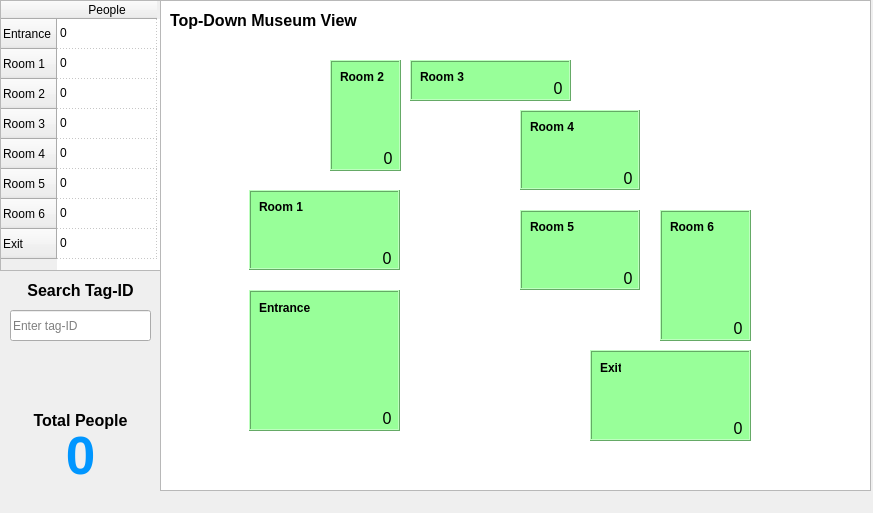
<?xml version="1.0" encoding="UTF-8"?>
<ui version="4.0">
 <class>MainWindow</class>
 <widget class="QMainWindow" name="MainWindow">
  <property name="geometry">
   <rect>
    <x>0</x>
    <y>0</y>
    <width>873</width>
    <height>513</height>
   </rect>
  </property>
  <property name="windowTitle">
   <string>MainWindow</string>
  </property>
  <widget class="QWidget" name="centralwidget">
   <widget class="QTableWidget" name="tableWidget">
    <property name="geometry">
     <rect>
      <x>0</x>
      <y>0</y>
      <width>161</width>
      <height>271</height>
     </rect>
    </property>
    <property name="font">
     <font>
      <weight>50</weight>
      <bold>false</bold>
     </font>
    </property>
    <property name="layoutDirection">
     <enum>Qt::LeftToRight</enum>
    </property>
    <property name="editTriggers">
     <set>QAbstractItemView::NoEditTriggers</set>
    </property>
    <property name="showGrid">
     <bool>true</bool>
    </property>
    <property name="gridStyle">
     <enum>Qt::DotLine</enum>
    </property>
    <attribute name="horizontalHeaderCascadingSectionResizes">
     <bool>false</bool>
    </attribute>
    <row>
     <property name="text">
      <string>Entrance</string>
     </property>
    </row>
    <row>
     <property name="text">
      <string>Room 1</string>
     </property>
    </row>
    <row>
     <property name="text">
      <string>Room 2</string>
     </property>
    </row>
    <row>
     <property name="text">
      <string>Room 3</string>
     </property>
    </row>
    <row>
     <property name="text">
      <string>Room 4</string>
     </property>
    </row>
    <row>
     <property name="text">
      <string>Room 5</string>
     </property>
    </row>
    <row>
     <property name="text">
      <string>Room 6</string>
     </property>
    </row>
    <row>
     <property name="text">
      <string>Exit</string>
     </property>
    </row>
    <column>
     <property name="text">
      <string>People</string>
     </property>
    </column>
    <item row="0" column="0">
     <property name="text">
      <string>0</string>
     </property>
    </item>
    <item row="1" column="0">
     <property name="text">
      <string>0</string>
     </property>
    </item>
    <item row="2" column="0">
     <property name="text">
      <string>0</string>
     </property>
    </item>
    <item row="3" column="0">
     <property name="text">
      <string>0</string>
     </property>
    </item>
    <item row="4" column="0">
     <property name="text">
      <string>0</string>
     </property>
    </item>
    <item row="5" column="0">
     <property name="text">
      <string>0</string>
     </property>
    </item>
    <item row="6" column="0">
     <property name="text">
      <string>0</string>
     </property>
    </item>
    <item row="7" column="0">
     <property name="text">
      <string>0</string>
     </property>
    </item>
   </widget>
   <widget class="QGraphicsView" name="graphicsView">
    <property name="geometry">
     <rect>
      <x>160</x>
      <y>0</y>
      <width>711</width>
      <height>491</height>
     </rect>
    </property>
   </widget>
   <widget class="QFrame" name="frame3">
    <property name="geometry">
     <rect>
      <x>410</x>
      <y>60</y>
      <width>161</width>
      <height>41</height>
     </rect>
    </property>
    <property name="styleSheet">
     <string notr="true">background-color: rgb(152, 255, 153);</string>
    </property>
    <property name="frameShape">
     <enum>QFrame::Box</enum>
    </property>
    <property name="frameShadow">
     <enum>QFrame::Raised</enum>
    </property>
    <widget class="QLabel" name="label_5">
     <property name="geometry">
      <rect>
       <x>10</x>
       <y>10</y>
       <width>47</width>
       <height>13</height>
      </rect>
     </property>
     <property name="font">
      <font>
       <weight>75</weight>
       <bold>true</bold>
      </font>
     </property>
     <property name="text">
      <string>Room 3</string>
     </property>
    </widget>
    <widget class="QLabel" name="count_3">
     <property name="geometry">
      <rect>
       <x>140</x>
       <y>20</y>
       <width>16</width>
       <height>16</height>
      </rect>
     </property>
     <property name="font">
      <font>
       <pointsize>12</pointsize>
      </font>
     </property>
     <property name="styleSheet">
      <string notr="true"/>
     </property>
     <property name="text">
      <string>0</string>
     </property>
     <property name="alignment">
      <set>Qt::AlignCenter</set>
     </property>
    </widget>
   </widget>
   <widget class="QFrame" name="frame6">
    <property name="geometry">
     <rect>
      <x>660</x>
      <y>210</y>
      <width>91</width>
      <height>131</height>
     </rect>
    </property>
    <property name="styleSheet">
     <string notr="true">background-color: rgb(152, 255, 153);</string>
    </property>
    <property name="frameShape">
     <enum>QFrame::Box</enum>
    </property>
    <property name="frameShadow">
     <enum>QFrame::Raised</enum>
    </property>
    <widget class="QLabel" name="label_8">
     <property name="geometry">
      <rect>
       <x>10</x>
       <y>10</y>
       <width>47</width>
       <height>13</height>
      </rect>
     </property>
     <property name="font">
      <font>
       <weight>75</weight>
       <bold>true</bold>
      </font>
     </property>
     <property name="text">
      <string>Room 6</string>
     </property>
    </widget>
    <widget class="QLabel" name="count_6">
     <property name="geometry">
      <rect>
       <x>70</x>
       <y>110</y>
       <width>16</width>
       <height>16</height>
      </rect>
     </property>
     <property name="font">
      <font>
       <pointsize>12</pointsize>
      </font>
     </property>
     <property name="styleSheet">
      <string notr="true"/>
     </property>
     <property name="text">
      <string>0</string>
     </property>
     <property name="alignment">
      <set>Qt::AlignCenter</set>
     </property>
    </widget>
   </widget>
   <widget class="QFrame" name="frame0">
    <property name="geometry">
     <rect>
      <x>249</x>
      <y>290</y>
      <width>151</width>
      <height>141</height>
     </rect>
    </property>
    <property name="styleSheet">
     <string notr="true">background-color: rgb(152, 255, 153);</string>
    </property>
    <property name="frameShape">
     <enum>QFrame::Box</enum>
    </property>
    <property name="frameShadow">
     <enum>QFrame::Raised</enum>
    </property>
    <widget class="QLabel" name="label">
     <property name="geometry">
      <rect>
       <x>10</x>
       <y>10</y>
       <width>61</width>
       <height>16</height>
      </rect>
     </property>
     <property name="font">
      <font>
       <weight>75</weight>
       <bold>true</bold>
      </font>
     </property>
     <property name="text">
      <string>Entrance</string>
     </property>
    </widget>
    <widget class="QLabel" name="count_0">
     <property name="geometry">
      <rect>
       <x>130</x>
       <y>120</y>
       <width>16</width>
       <height>16</height>
      </rect>
     </property>
     <property name="font">
      <font>
       <pointsize>12</pointsize>
      </font>
     </property>
     <property name="styleSheet">
      <string notr="true"/>
     </property>
     <property name="text">
      <string>0</string>
     </property>
     <property name="alignment">
      <set>Qt::AlignCenter</set>
     </property>
    </widget>
   </widget>
   <widget class="QFrame" name="frame1">
    <property name="geometry">
     <rect>
      <x>249</x>
      <y>190</y>
      <width>151</width>
      <height>80</height>
     </rect>
    </property>
    <property name="styleSheet">
     <string notr="true">background-color: rgb(152, 255, 153);</string>
    </property>
    <property name="frameShape">
     <enum>QFrame::Box</enum>
    </property>
    <property name="frameShadow">
     <enum>QFrame::Raised</enum>
    </property>
    <widget class="QLabel" name="label_3">
     <property name="geometry">
      <rect>
       <x>10</x>
       <y>10</y>
       <width>47</width>
       <height>13</height>
      </rect>
     </property>
     <property name="font">
      <font>
       <weight>75</weight>
       <bold>true</bold>
      </font>
     </property>
     <property name="styleSheet">
      <string notr="true"/>
     </property>
     <property name="text">
      <string>Room 1</string>
     </property>
    </widget>
    <widget class="QLabel" name="count_1">
     <property name="geometry">
      <rect>
       <x>130</x>
       <y>60</y>
       <width>16</width>
       <height>16</height>
      </rect>
     </property>
     <property name="font">
      <font>
       <pointsize>12</pointsize>
      </font>
     </property>
     <property name="styleSheet">
      <string notr="true"/>
     </property>
     <property name="text">
      <string>0</string>
     </property>
     <property name="alignment">
      <set>Qt::AlignCenter</set>
     </property>
    </widget>
   </widget>
   <widget class="QFrame" name="frame2">
    <property name="geometry">
     <rect>
      <x>330</x>
      <y>60</y>
      <width>71</width>
      <height>111</height>
     </rect>
    </property>
    <property name="styleSheet">
     <string notr="true">background-color: rgb(152, 255, 153);</string>
    </property>
    <property name="frameShape">
     <enum>QFrame::Box</enum>
    </property>
    <property name="frameShadow">
     <enum>QFrame::Raised</enum>
    </property>
    <widget class="QLabel" name="label_4">
     <property name="geometry">
      <rect>
       <x>10</x>
       <y>10</y>
       <width>47</width>
       <height>13</height>
      </rect>
     </property>
     <property name="font">
      <font>
       <weight>75</weight>
       <bold>true</bold>
      </font>
     </property>
     <property name="text">
      <string>Room 2</string>
     </property>
    </widget>
    <widget class="QLabel" name="count_2">
     <property name="geometry">
      <rect>
       <x>50</x>
       <y>90</y>
       <width>16</width>
       <height>16</height>
      </rect>
     </property>
     <property name="font">
      <font>
       <pointsize>12</pointsize>
      </font>
     </property>
     <property name="styleSheet">
      <string notr="true"/>
     </property>
     <property name="text">
      <string>0</string>
     </property>
     <property name="alignment">
      <set>Qt::AlignCenter</set>
     </property>
    </widget>
   </widget>
   <widget class="QFrame" name="frame7">
    <property name="geometry">
     <rect>
      <x>590</x>
      <y>350</y>
      <width>161</width>
      <height>91</height>
     </rect>
    </property>
    <property name="styleSheet">
     <string notr="true">background-color: rgb(152, 255, 153);</string>
    </property>
    <property name="frameShape">
     <enum>QFrame::Box</enum>
    </property>
    <property name="frameShadow">
     <enum>QFrame::Raised</enum>
    </property>
    <widget class="QLabel" name="label_2">
     <property name="geometry">
      <rect>
       <x>10</x>
       <y>10</y>
       <width>21</width>
       <height>16</height>
      </rect>
     </property>
     <property name="font">
      <font>
       <weight>75</weight>
       <bold>true</bold>
      </font>
     </property>
     <property name="text">
      <string>Exit</string>
     </property>
    </widget>
    <widget class="QLabel" name="count_7">
     <property name="geometry">
      <rect>
       <x>140</x>
       <y>70</y>
       <width>16</width>
       <height>16</height>
      </rect>
     </property>
     <property name="font">
      <font>
       <pointsize>12</pointsize>
      </font>
     </property>
     <property name="styleSheet">
      <string notr="true"/>
     </property>
     <property name="text">
      <string>0</string>
     </property>
     <property name="alignment">
      <set>Qt::AlignCenter</set>
     </property>
    </widget>
   </widget>
   <widget class="QFrame" name="frame5">
    <property name="geometry">
     <rect>
      <x>520</x>
      <y>210</y>
      <width>120</width>
      <height>80</height>
     </rect>
    </property>
    <property name="styleSheet">
     <string notr="true">background-color: rgb(152, 255, 153);</string>
    </property>
    <property name="frameShape">
     <enum>QFrame::Box</enum>
    </property>
    <property name="frameShadow">
     <enum>QFrame::Raised</enum>
    </property>
    <widget class="QLabel" name="label_7">
     <property name="geometry">
      <rect>
       <x>10</x>
       <y>10</y>
       <width>47</width>
       <height>13</height>
      </rect>
     </property>
     <property name="font">
      <font>
       <weight>75</weight>
       <bold>true</bold>
      </font>
     </property>
     <property name="text">
      <string>Room 5</string>
     </property>
    </widget>
    <widget class="QLabel" name="count_5">
     <property name="geometry">
      <rect>
       <x>100</x>
       <y>60</y>
       <width>16</width>
       <height>16</height>
      </rect>
     </property>
     <property name="font">
      <font>
       <pointsize>12</pointsize>
      </font>
     </property>
     <property name="styleSheet">
      <string notr="true"/>
     </property>
     <property name="text">
      <string>0</string>
     </property>
     <property name="alignment">
      <set>Qt::AlignCenter</set>
     </property>
    </widget>
   </widget>
   <widget class="QFrame" name="frame4">
    <property name="geometry">
     <rect>
      <x>520</x>
      <y>110</y>
      <width>120</width>
      <height>80</height>
     </rect>
    </property>
    <property name="styleSheet">
     <string notr="true">background-color: rgb(152, 255, 153);</string>
    </property>
    <property name="frameShape">
     <enum>QFrame::Box</enum>
    </property>
    <property name="frameShadow">
     <enum>QFrame::Raised</enum>
    </property>
    <widget class="QLabel" name="label_6">
     <property name="geometry">
      <rect>
       <x>10</x>
       <y>10</y>
       <width>47</width>
       <height>13</height>
      </rect>
     </property>
     <property name="font">
      <font>
       <weight>75</weight>
       <bold>true</bold>
      </font>
     </property>
     <property name="text">
      <string>Room 4</string>
     </property>
    </widget>
    <widget class="QLabel" name="count_4">
     <property name="geometry">
      <rect>
       <x>100</x>
       <y>60</y>
       <width>16</width>
       <height>16</height>
      </rect>
     </property>
     <property name="font">
      <font>
       <pointsize>12</pointsize>
      </font>
     </property>
     <property name="styleSheet">
      <string notr="true"/>
     </property>
     <property name="text">
      <string>0</string>
     </property>
     <property name="alignment">
      <set>Qt::AlignCenter</set>
     </property>
    </widget>
   </widget>
   <widget class="QLabel" name="label_9">
    <property name="geometry">
     <rect>
      <x>20</x>
      <y>400</y>
      <width>121</width>
      <height>41</height>
     </rect>
    </property>
    <property name="font">
     <font>
      <pointsize>12</pointsize>
      <weight>75</weight>
      <bold>true</bold>
     </font>
    </property>
    <property name="styleSheet">
     <string notr="true"/>
    </property>
    <property name="text">
     <string>Total People</string>
    </property>
    <property name="alignment">
     <set>Qt::AlignCenter</set>
    </property>
   </widget>
   <widget class="QLabel" name="label_total">
    <property name="geometry">
     <rect>
      <x>10</x>
      <y>430</y>
      <width>141</width>
      <height>51</height>
     </rect>
    </property>
    <property name="font">
     <font>
      <pointsize>40</pointsize>
      <weight>75</weight>
      <bold>true</bold>
     </font>
    </property>
    <property name="styleSheet">
     <string notr="true">color: rgb(0, 150, 255);;</string>
    </property>
    <property name="text">
     <string>0</string>
    </property>
    <property name="alignment">
     <set>Qt::AlignCenter</set>
    </property>
   </widget>
   <widget class="QLineEdit" name="lineEdit">
    <property name="geometry">
     <rect>
      <x>10</x>
      <y>310</y>
      <width>141</width>
      <height>31</height>
     </rect>
    </property>
    <property name="inputMethodHints">
     <set>Qt::ImhNone</set>
    </property>
    <property name="text">
     <string/>
    </property>
    <property name="placeholderText">
     <string>Enter tag-ID</string>
    </property>
   </widget>
   <widget class="QLabel" name="label_10">
    <property name="geometry">
     <rect>
      <x>170</x>
      <y>10</y>
      <width>201</width>
      <height>21</height>
     </rect>
    </property>
    <property name="font">
     <font>
      <pointsize>12</pointsize>
      <weight>75</weight>
      <bold>true</bold>
     </font>
    </property>
    <property name="styleSheet">
     <string notr="true"/>
    </property>
    <property name="text">
     <string>Top-Down Museum View</string>
    </property>
   </widget>
   <widget class="QLabel" name="label_11">
    <property name="geometry">
     <rect>
      <x>10</x>
      <y>280</y>
      <width>141</width>
      <height>21</height>
     </rect>
    </property>
    <property name="font">
     <font>
      <pointsize>12</pointsize>
      <weight>75</weight>
      <bold>true</bold>
     </font>
    </property>
    <property name="styleSheet">
     <string notr="true"/>
    </property>
    <property name="text">
     <string>Search Tag-ID</string>
    </property>
    <property name="alignment">
     <set>Qt::AlignCenter</set>
    </property>
   </widget>
   <widget class="QLabel" name="label_12">
    <property name="geometry">
     <rect>
      <x>10</x>
      <y>350</y>
      <width>141</width>
      <height>20</height>
     </rect>
    </property>
    <property name="font">
     <font>
      <pointsize>12</pointsize>
     </font>
    </property>
    <property name="text">
     <string/>
    </property>
    <property name="alignment">
     <set>Qt::AlignCenter</set>
    </property>
   </widget>
   <zorder>graphicsView</zorder>
   <zorder>tableWidget</zorder>
   <zorder>frame3</zorder>
   <zorder>frame6</zorder>
   <zorder>frame0</zorder>
   <zorder>frame1</zorder>
   <zorder>frame2</zorder>
   <zorder>frame7</zorder>
   <zorder>frame5</zorder>
   <zorder>frame4</zorder>
   <zorder>label_9</zorder>
   <zorder>label_total</zorder>
   <zorder>lineEdit</zorder>
   <zorder>label_10</zorder>
   <zorder>label_11</zorder>
   <zorder>label_12</zorder>
  </widget>
  <widget class="QMenuBar" name="menubar">
   <property name="geometry">
    <rect>
     <x>0</x>
     <y>0</y>
     <width>873</width>
     <height>21</height>
    </rect>
   </property>
  </widget>
 </widget>
 <resources/>
 <connections/>
</ui>
